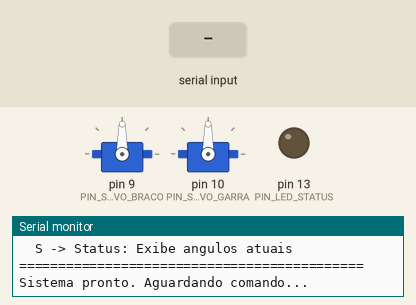
This sketch was run on a simulated Arduino Uno, built with avr-gcc and run on an emulated ATmega328P. Parts: 2 × servo, output pins drawn as LEDs (lit = HIGH), the last lines printed to the serial monitor. Inputs (shaded band) come from the test bench.

Above: at 2.3 s.
2.4 s: "U\n" received over Serial
At 4.3 s:
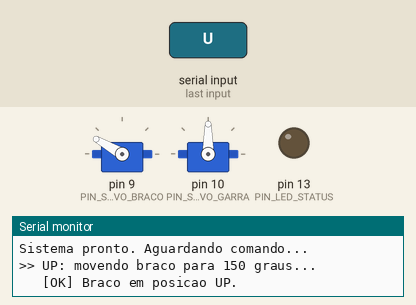
4.6 s: byte 68 ('D') received over Serial
At 7.1 s:
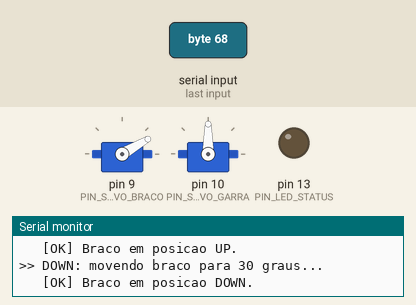
7.6 s: byte 79 ('O') received over Serial
At 9.0 s:
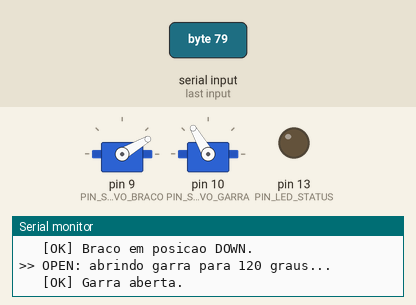
9.5 s: byte 67 ('C') received over Serial
At 11.4 s:
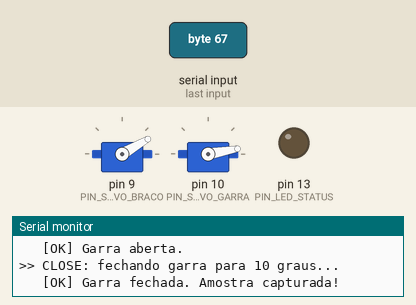
12.5 s: byte 72 ('H') received over Serial
At 13.08 s:
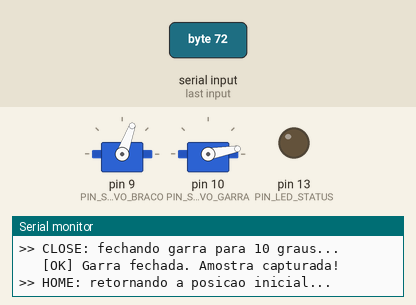
15.5 s: "D\n" received over Serial
At 16.07 s:
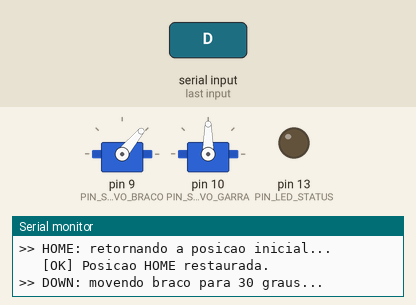
Timing chart, 0 to 18.5 s (numbered marks = the images above; inputs shaded):
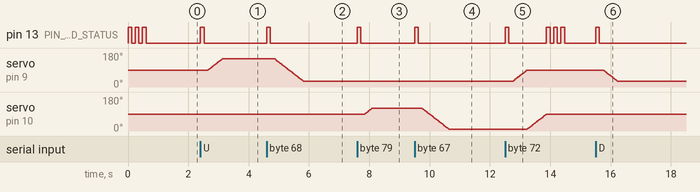

The sketch:

braco_robotico.ino
```cpp
/*
 * ============================================================
 * BRAÇO ROBÓTICO DE COLETA DE AMOSTRAS — Docking & Retrieval
 * Maker Lab — Projeto de Robótica Espacial - 4ESPY
 * ============================================================
 *
 * Descrição:
 *   Controle de braço robótico com 2 servomotores e LED de status
 *   via Monitor Serial. Simula operação em microgravidade para
 *   captura de amostras espaciais.

    Integrantes:

      Debora da Silva Amaral - RM550412,
      Eduardo Pielich Sanchez - RM99767,
      Gabriel Machado Carrara Pimentel - RM99880,
      Livia Namba Seraphim - RM97819,
      Vitor Hugo Gonçalves Rodrigues - RM97758
 *
 * Hardware:
 *   - Arduino Uno
 *   - Servo 1 (articulação / ombro) — pino digital 9
 *   - Servo 2 (garra / efetuador)   — pino digital 10
 *   - LED de status                 — pino digital 13 (com resistor 220Ω)
 *   - Fonte: 5V–6V (bancada/simulador)
 *
 * Comandos via Monitor Serial (9600 baud):
 *   U  → Up    : Sobe o braço  (Servo1 vai para 150°)
 *   D  → Down  : Desce o braço (Servo1 vai para  30°)
 *   O  → Open  : Abre a garra  (Servo2 vai para 120°)
 *   C  → Close : Fecha a garra (Servo2 vai para  10°)
 *   H  → Home  : Posição inicial (Servo1=90°, Servo2=90°)
 *   S  → Status: Imprime ângulos atuais no Serial
 * ============================================================
 */

#include <Servo.h>

const int PIN_SERVO_BRACO = 9;
const int PIN_SERVO_GARRA = 10;
const int PIN_LED_STATUS  = 13;

const int BRACO_MIN  = 10;
const int BRACO_MAX  = 170;
const int BRACO_HOME = 90;

const int GARRA_ABERTA   = 120;
const int GARRA_FECHADA  = 10;
const int GARRA_HOME     = 90;

const int BRACO_UP   = 150;
const int BRACO_DOWN = 30;

const int DELAY_POR_GRAU = 8;

Servo servoBraco;
Servo servoGarra;

int anguloBraco = BRACO_HOME;
int anguloGarra = GARRA_HOME;
bool ledState   = false;

void setup() {
  Serial.begin(9600);

  servoBraco.attach(PIN_SERVO_BRACO);
  servoGarra.attach(PIN_SERVO_GARRA);

  pinMode(PIN_LED_STATUS, OUTPUT);

  moverSuave(servoBraco, anguloBraco, BRACO_HOME);
  moverSuave(servoGarra, anguloGarra, GARRA_HOME);
  anguloBraco = BRACO_HOME;
  anguloGarra = GARRA_HOME;

  piscarLED(3);

  Serial.println("============================================");
  Serial.println(" BRACO ROBOTICO — Docking & Retrieval v1.0");
  Serial.println("============================================");
  Serial.println("Comandos disponiveis:");
  Serial.println("  U -> Up    : Sobe o braco");
  Serial.println("  D -> Down  : Desce o braco");
  Serial.println("  O -> Open  : Abre a garra");
  Serial.println("  C -> Close : Fecha a garra");
  Serial.println("  H -> Home  : Posicao inicial");
  Serial.println("  S -> Status: Exibe angulos atuais");
  Serial.println("============================================");
  Serial.println("Sistema pronto. Aguardando comando...");
}

void loop() {
  if (Serial.available() > 0) {
    char cmd = (char)Serial.read();
    cmd = toupper(cmd);

    if (cmd == ' ' || cmd == '\n' || cmd == '\r') return;

    piscarLED(1);

    switch (cmd) {

      case 'U':
        Serial.print(">> UP: movendo braco para ");
        Serial.print(BRACO_UP);
        Serial.println(" graus...");
        moverSuave(servoBraco, anguloBraco, BRACO_UP);
        anguloBraco = BRACO_UP;
        Serial.println("   [OK] Braco em posicao UP.");
        break;

      case 'D':
        Serial.print(">> DOWN: movendo braco para ");
        Serial.print(BRACO_DOWN);
        Serial.println(" graus...");
        moverSuave(servoBraco, anguloBraco, BRACO_DOWN);
        anguloBraco = BRACO_DOWN;
        Serial.println("   [OK] Braco em posicao DOWN.");
        break;

      case 'O':
        Serial.print(">> OPEN: abrindo garra para ");
        Serial.print(GARRA_ABERTA);
        Serial.println(" graus...");
        moverSuave(servoGarra, anguloGarra, GARRA_ABERTA);
        anguloGarra = GARRA_ABERTA;
        Serial.println("   [OK] Garra aberta.");
        break;

      case 'C':
        Serial.print(">> CLOSE: fechando garra para ");
        Serial.print(GARRA_FECHADA);
        Serial.println(" graus...");
        moverSuave(servoGarra, anguloGarra, GARRA_FECHADA);
        anguloGarra = GARRA_FECHADA;
        Serial.println("   [OK] Garra fechada. Amostra capturada!");
        break;

      case 'H':
        Serial.println(">> HOME: retornando a posicao inicial...");
        moverSuave(servoBraco, anguloBraco, BRACO_HOME);
        moverSuave(servoGarra, anguloGarra, GARRA_HOME);
        anguloBraco = BRACO_HOME;
        anguloGarra = GARRA_HOME;
        piscarLED(3);
        Serial.println("   [OK] Posicao HOME restaurada.");
        break;

      case 'S':
        imprimirStatus();
        break;

      default:
        Serial.print("?? Comando desconhecido: '");
        Serial.print(cmd);
        Serial.println("' — use U, D, O, C, H ou S.");
    }
  }
}

void moverSuave(Servo& servo, int origem, int destino) {
  int passo = (destino > origem) ? 1 : -1;
  for (int pos = origem; pos != destino; pos += passo) {
    servo.write(pos);
    delay(DELAY_POR_GRAU);
  }
  servo.write(destino);
}

void piscarLED(int vezes) {
  for (int i = 0; i < vezes; i++) {
    digitalWrite(PIN_LED_STATUS, HIGH);
    delay(120);
    digitalWrite(PIN_LED_STATUS, LOW);
    delay(120);
  }
}

void imprimirStatus() {
  Serial.println("── STATUS DO BRACO ──────────────────");
  Serial.print("   Servo Braco (pino 9)  : ");
  Serial.print(anguloBraco);
  Serial.println(" graus");
  Serial.print("   Servo Garra (pino 10) : ");
  Serial.print(anguloGarra);
  Serial.println(" graus");
  Serial.println("─────────────────────────────────────");
}
```

Measured:
- after the input at 2.4 s, pin 13 (PIN_LED_STATUS): LOW → HIGH at once, → LOW 0.12 s later; servo on pin 9 (PIN_SERVO_BRACO): moves from 90° to 150° over 0.48 s, starting after 0.25 s
- after the input at 4.6 s, pin 13 (PIN_LED_STATUS): LOW → HIGH at once, → LOW 0.12 s later; servo on pin 9 (PIN_SERVO_BRACO): moves from 150° to 30° over 0.96 s, starting after 0.25 s
- after the input at 7.6 s, pin 13 (PIN_LED_STATUS): LOW → HIGH at once, → LOW 0.12 s later; servo on pin 10 (PIN_SERVO_GARRA): moves from 90° to 120° over 0.23 s, starting after 0.25 s
- after the input at 9.5 s, pin 13 (PIN_LED_STATUS): LOW → HIGH at once, → LOW 0.12 s later; servo on pin 10 (PIN_SERVO_GARRA): moves from 120° to 10° over 0.88 s, starting after 0.25 s
- after the input at 12.5 s, pin 13 (PIN_LED_STATUS): LOW → HIGH at once, → LOW 0.12 s later, → HIGH 1.3 s later, → LOW 0.12 s later, … (8 changes in this stretch); servo on pin 9 (PIN_SERVO_BRACO): moves from 30° to 90° over 0.48 s, starting after 0.25 s; servo on pin 10 (PIN_SERVO_GARRA): moves from 10° to 90° over 0.64 s, starting after 0.73 s
- after the input at 15.5 s, pin 13 (PIN_LED_STATUS): LOW → HIGH at once, → LOW 0.12 s later; servo on pin 9 (PIN_SERVO_BRACO): moves from 90° to 30° over 0.48 s, starting after 0.25 s
